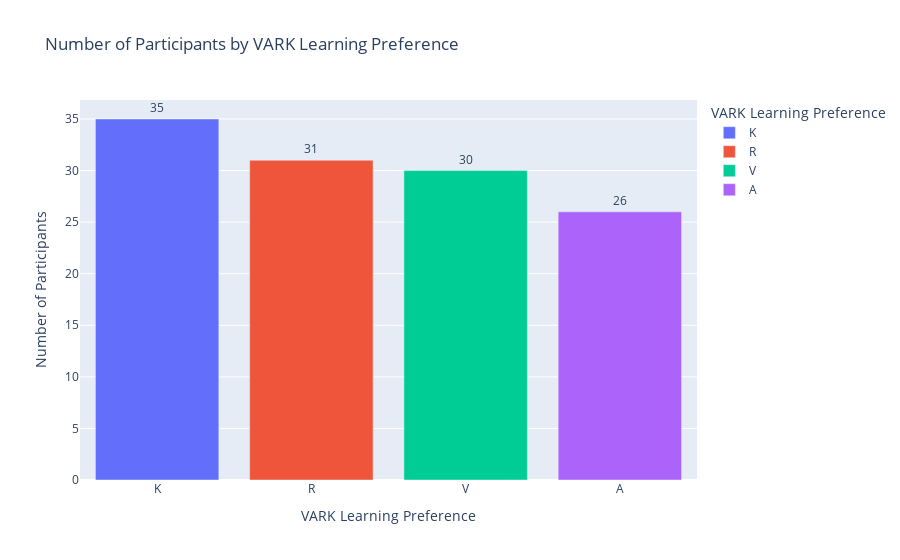

Notebook code for this chart:
### Code cell
# Calculate dominant VARK modality for each participant
vark_types = ['V', 'A', 'R', 'K']
vark_columns = [f'VARK {i}' for i in range(1, 17)]

# Function to determine the dominant VARK preference
def find_dominant_vark(row):
    vark_counts = {v: 0 for v in vark_types}
    for col in vark_columns:
        if col in row and pd.notna(row[col]):
            vark_values = str(row[col]).split(',')
            for v in vark_values:
                v = v.strip().upper()
                if v in vark_counts:
                    vark_counts[v] += 1
    max_count = max(vark_counts.values())
    dominant_varks = [v for v, count in vark_counts.items() if count == max_count]
    return dominant_varks[0] if dominant_varks else ''

# Apply the function to each row to compute dominant VARK preference
data['VARK'] = data.apply(find_dominant_vark, axis=1)

# Step 2: Visualization of VARK Learning Preferences

# Count the number of participants for each VARK learning preference
vark_count = data['VARK'].value_counts().reset_index()
vark_count.columns = ['VARK', 'count']  # Rename columns for clarity

# Create a bar plot of the VARK counts
fig = px.bar(vark_count, x='VARK', y='count', color='VARK',
             title="Number of Participants by VARK Learning Preference",
             labels={"VARK": "VARK Learning Preference", "count": "Number of Participants"},
             text='count')  # Add values on top of bars

# Update layout to display values on top of bars
fig.update_traces(texttemplate='%{text:.2s}', textposition='outside')
fig.show()

### Figure 1 — Plotly figure (JSON) as saved in the notebook; plotly's stock layout.template omitted (floating-point values rounded to 4 significant figures)
{"data": [{"alignmentgroup": "True", "hovertemplate": "VARK Learning Preference=%{x}<br>Number of Participants=%{text}<extra></extra>", "legendgroup": "K", "marker": {"color": "#636efa", "pattern": {"shape": ""}}, "name": "K", "offsetgroup": "K", "orientation": "v", "showlegend": true, "text": [35], "textposition": "outside", "texttemplate": "%{text:.2s}", "type": "bar", "x": ["K"], "xaxis": "x", "y": [35], "yaxis": "y"}, {"alignmentgroup": "True", "hovertemplate": "VARK Learning Preference=%{x}<br>Number of Participants=%{text}<extra></extra>", "legendgroup": "R", "marker": {"color": "#EF553B", "pattern": {"shape": ""}}, "name": "R", "offsetgroup": "R", "orientation": "v", "showlegend": true, "text": [31], "textposition": "outside", "texttemplate": "%{text:.2s}", "type": "bar", "x": ["R"], "xaxis": "x", "y": [31], "yaxis": "y"}, {"alignmentgroup": "True", "hovertemplate": "VARK Learning Preference=%{x}<br>Number of Participants=%{text}<extra></extra>", "legendgroup": "V", "marker": {"color": "#00cc96", "pattern": {"shape": ""}}, "name": "V", "offsetgroup": "V", "orientation": "v", "showlegend": true, "text": [30], "textposition": "outside", "texttemplate": "%{text:.2s}", "type": "bar", "x": ["V"], "xaxis": "x", "y": [30], "yaxis": "y"}, {"alignmentgroup": "True", "hovertemplate": "VARK Learning Preference=%{x}<br>Number of Participants=%{text}<extra></extra>", "legendgroup": "A", "marker": {"color": "#ab63fa", "pattern": {"shape": ""}}, "name": "A", "offsetgroup": "A", "orientation": "v", "showlegend": true, "text": [26], "textposition": "outside", "texttemplate": "%{text:.2s}", "type": "bar", "x": ["A"], "xaxis": "x", "y": [26], "yaxis": "y"}], "layout": {"barmode": "relative", "legend": {"title": {"text": "VARK Learning Preference"}, "tracegroupgap": 0}, "title": {"text": "Number of Participants by VARK Learning Preference"}, "xaxis": {"anchor": "y", "categoryarray": ["K", "R", "V", "A"], "categoryorder": "array", "domain": [0, 1], "title": {"text": "VARK Learning Preference"}}, "yaxis": {"anchor": "x", "domain": [0, 1], "title": {"text": "Number of Participants"}}}}
